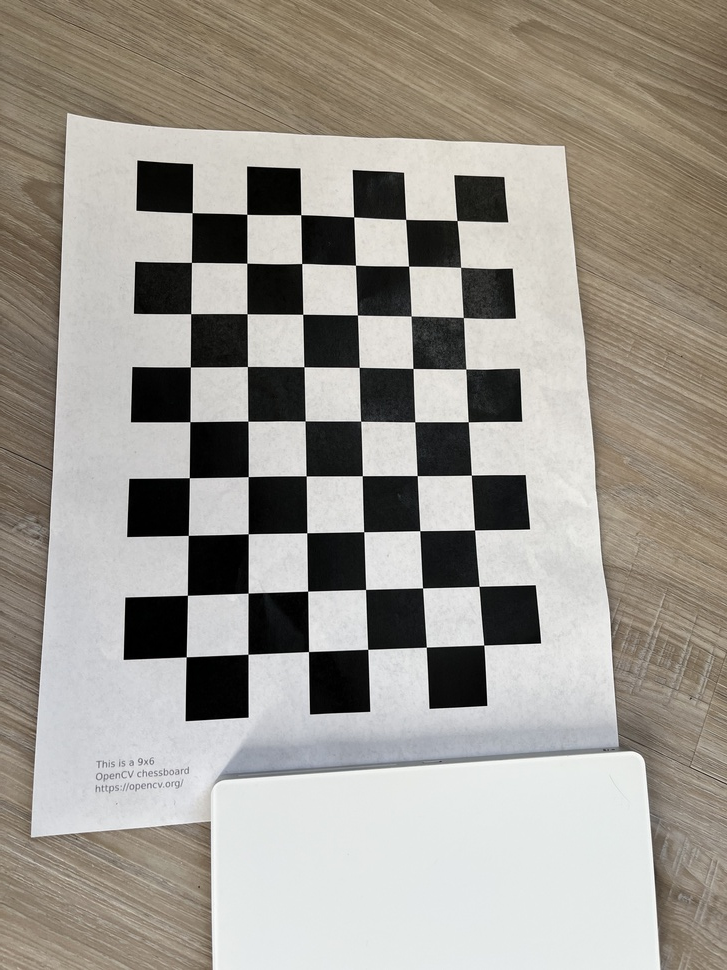
#> input picture samples/data/0EFA6E89-68CF-41DA-B5B8-2738FC1ADCEA.jpeg, 727 x 970 px, shrunk from 3024 x 4032 before the run
$ python calibrate.py ../data/0EFA6E89-68CF-41DA-B5B8-2738FC1ADCEA.jpeg
#> lines starting #> are read from the running program, lines starting #| are printed output that depends on the picture
#!/usr/bin/env python

'''
camera calibration for distorted images with chess board samples
reads distorted images, calculates the calibration and write undistorted images

usage:
    calibrate.py [--debug <output path>] [--square_size] [<image mask>]

default values:
    --debug:    ./output/
    --square_size: 1.0
    <image mask> defaults to ../data/left*.jpg
'''

# Python 2/3 compatibility
from __future__ import print_function

import numpy as np
import cv2 as cv

# local modules
from common import splitfn

# built-in modules
import os

def main():
    import sys
    import getopt
    from glob import glob

    args, img_mask = getopt.getopt(sys.argv[1:], '', ['debug=', 'square_size=', 'threads='])
    args = dict(args)
    args.setdefault('--debug', './output/')
    args.setdefault('--square_size', 1.0)
    args.setdefault('--threads', 4)
    if not img_mask:
        img_mask = '../data/Center??.jpg'  # default
    else:
        img_mask = img_mask[0]

    img_names = glob(img_mask)
    debug_dir = args.get('--debug')
    if debug_dir and not os.path.isdir(debug_dir):
        os.mkdir(debug_dir)
    square_size = float(args.get('--square_size'))

    pattern_size = (9, 6)
    pattern_points = np.zeros((np.prod(pattern_size), 3), np.float32)
    pattern_points[:, :2] = np.indices(pattern_size).T.reshape(-1, 2)
    pattern_points *= square_size

    obj_points = []
    img_points = []
    h, w = cv.imread(img_names[0], cv.IMREAD_GRAYSCALE).shape[:2]  # TODO: use imquery call to retrieve results
#> h = 970; w = 727

    def processImage(fn):
        print('processing %s... ' % fn)
        img = cv.imread(fn, 0)
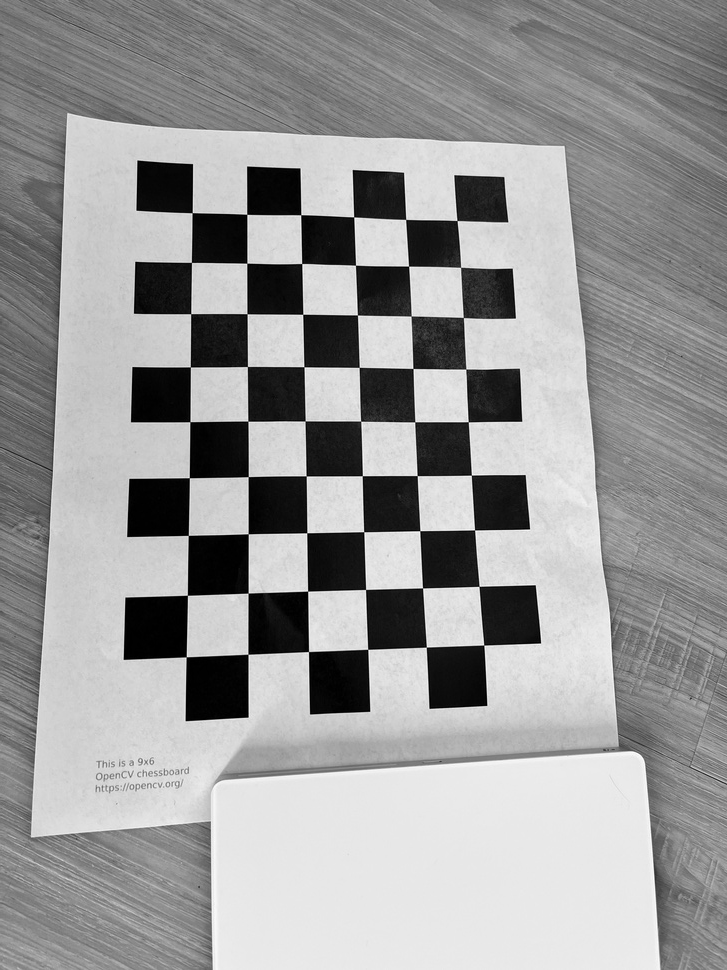
#> img: shape (970, 727); min 0, max 255, mean 153.1
        if img is None:
            print("Failed to load", fn)
            return None

        assert w == img.shape[1] and h == img.shape[0], ("size: %d x %d ... " % (img.shape[1], img.shape[0]))
        found, corners = cv.findChessboardCorners(img, pattern_size)
#> found = True; corners = 54 rows, first 8: [457, 220.6], [460.6, 267.4], [463.3, 317.5], [465.7, 369.1], [468.3, 421.7], [471.3, 475.1], [474.7, 529.9], [478.9, 586.3]
        if found:
            term = (cv.TERM_CRITERIA_EPS + cv.TERM_CRITERIA_COUNT, 30, 0.1)
            cv.cornerSubPix(img, corners, (5, 5), (-1, -1), term)

        if debug_dir:
            vis = cv.cvtColor(img, cv.COLOR_GRAY2BGR)
            cv.drawChessboardCorners(vis, pattern_size, corners, found)
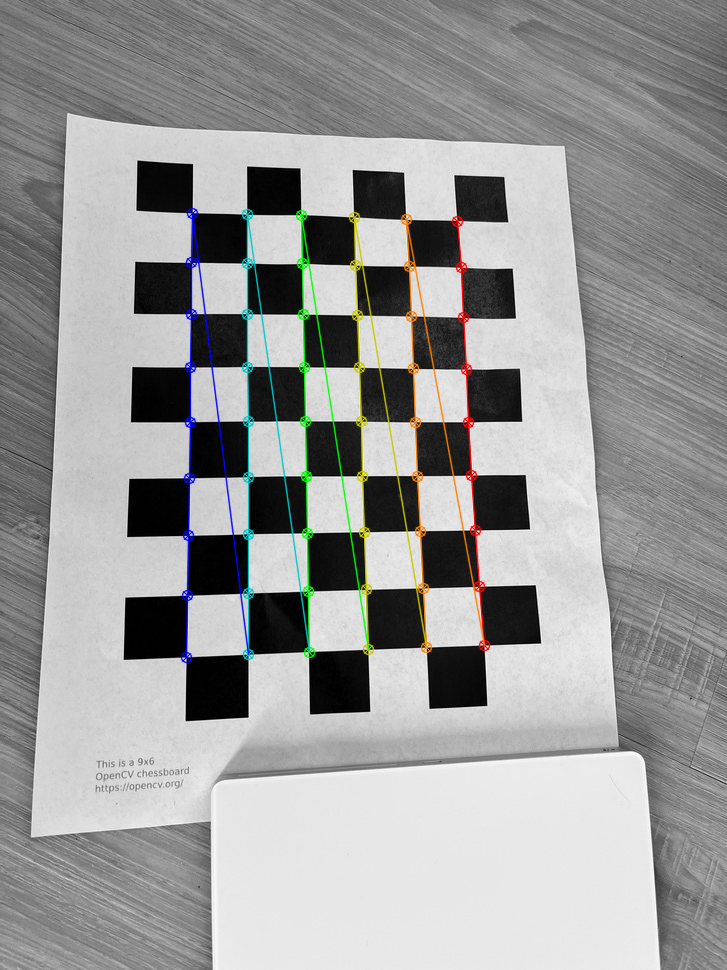
#> vis: shape (970, 727, 3); mean B, G, R 152.6, 153.4, 153
            _path, name, _ext = splitfn(fn)
            outfile = os.path.join(debug_dir, name + '_chess.png')
            cv.imwrite(outfile, vis)

        if not found:
            print('chessboard not found')
            return None

        print('           %s... OK' % fn)
        return (corners.reshape(-1, 2), pattern_points)

    threads_num = int(args.get('--threads'))
    if threads_num <= 1:
        chessboards = [processImage(fn) for fn in img_names]
    else:
        print("Run with %d threads..." % threads_num)
        from multiprocessing.dummy import Pool as ThreadPool
        pool = ThreadPool(threads_num)
        chessboards = pool.map(processImage, img_names)

    chessboards = [x for x in chessboards if x is not None]
    for (corners, pattern_points) in chessboards:
        img_points.append(corners)
        obj_points.append(pattern_points)

    # calculate camera distortion
    rms, camera_matrix, dist_coefs, _rvecs, _tvecs = cv.calibrateCamera(obj_points, img_points, (w, h), None, None)

    print("\nRMS:", rms)
    print("camera matrix:\n", camera_matrix)
    print("distortion coefficients: ", dist_coefs.ravel())

    # undistort the image with the calibration
    print('')
    for fn in img_names if debug_dir else []:
        _path, name, _ext = splitfn(fn)
        img_found = os.path.join(debug_dir, name + '_chess.png')
        outfile = os.path.join(debug_dir, name + '_undistorted.png')

        img = cv.imread(img_found)
        if img is None:
            continue

        h, w = img.shape[:2]
        newcameramtx, roi = cv.getOptimalNewCameraMatrix(camera_matrix, dist_coefs, (w, h), 1, (w, h))

        dst = cv.undistort(img, camera_matrix, dist_coefs, None, newcameramtx)

        # crop and save the image
        x, y, w, h = roi
        dst = dst[y:y+h, x:x+w]

        print('Undistorted image written to: %s' % outfile)
        cv.imwrite(outfile, dst)

    print('Done')


if __name__ == '__main__':
    print(__doc__)
    main()
#> (the call stopped at in processImage, `_path, name, _ext = splitfn(fn)`: common is not available in this run)
    cv.destroyAllWindows()

$ run again, on samples/data/2AE5E2E4-856E-4126-83D2-276D428B5B7E.jpeg
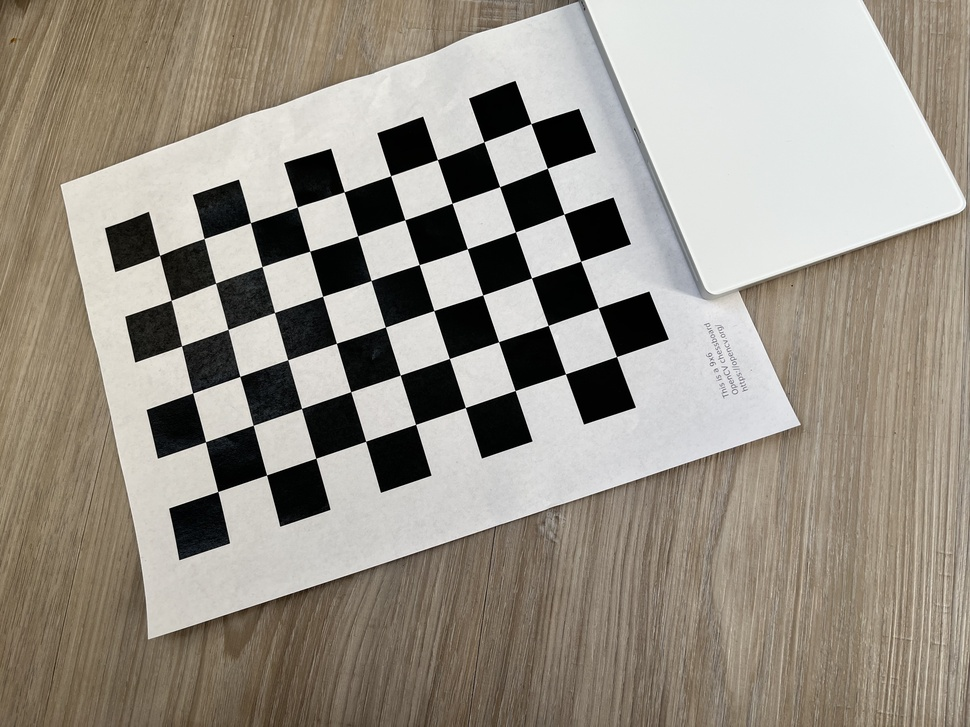
#> input picture samples/data/2AE5E2E4-856E-4126-83D2-276D428B5B7E.jpeg, 970 x 727 px, shrunk from 4032 x 3024 before the run
#> h = 727; w = 970
#> in processImage, `img = cv.imread(fn, 0)`:
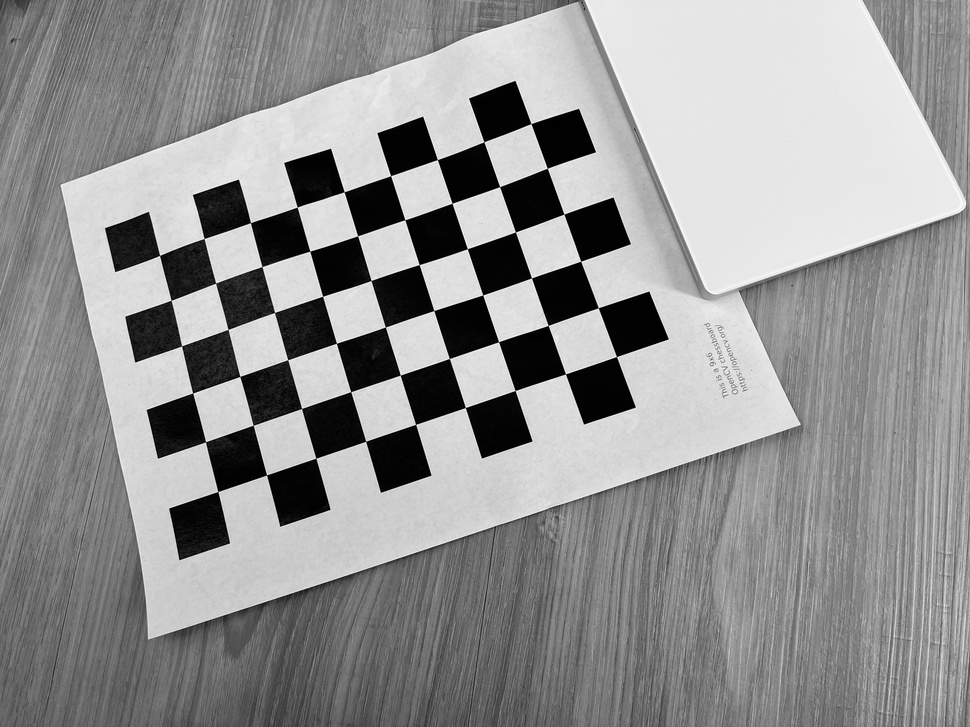
#> img: shape (727, 970); min 0, max 255, mean 146.8
#> found = True; corners = 54 rows, first 8: [159.6, 255.4], [204.1, 238.5], [250.5, 222.6], [297.2, 207.1], [344.1, 191.8], [390.6, 175.7], [437.4, 159.6], [483.9, 141.8]
#> in processImage, `cv.drawChessboardCorners(vis, pattern_size, corners, found)`:
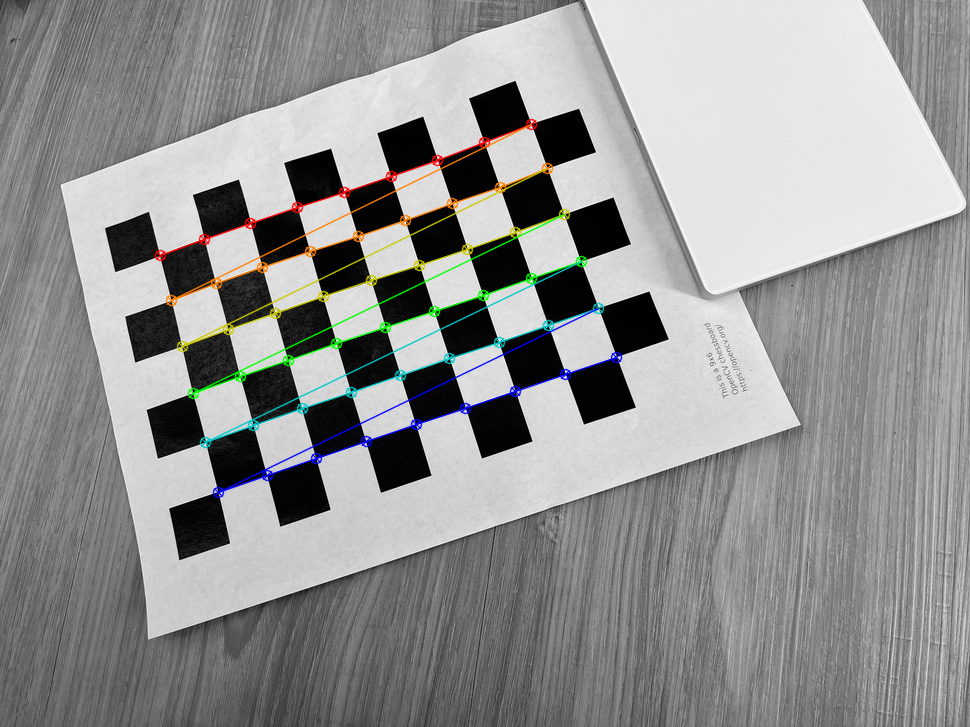
#> vis: shape (727, 970, 3); mean B, G, R 146.4, 147.1, 146.7

$ run again, on samples/data/3AC5FC04-A0DA-4B94-8249-E0ECC7AD8810.jpeg
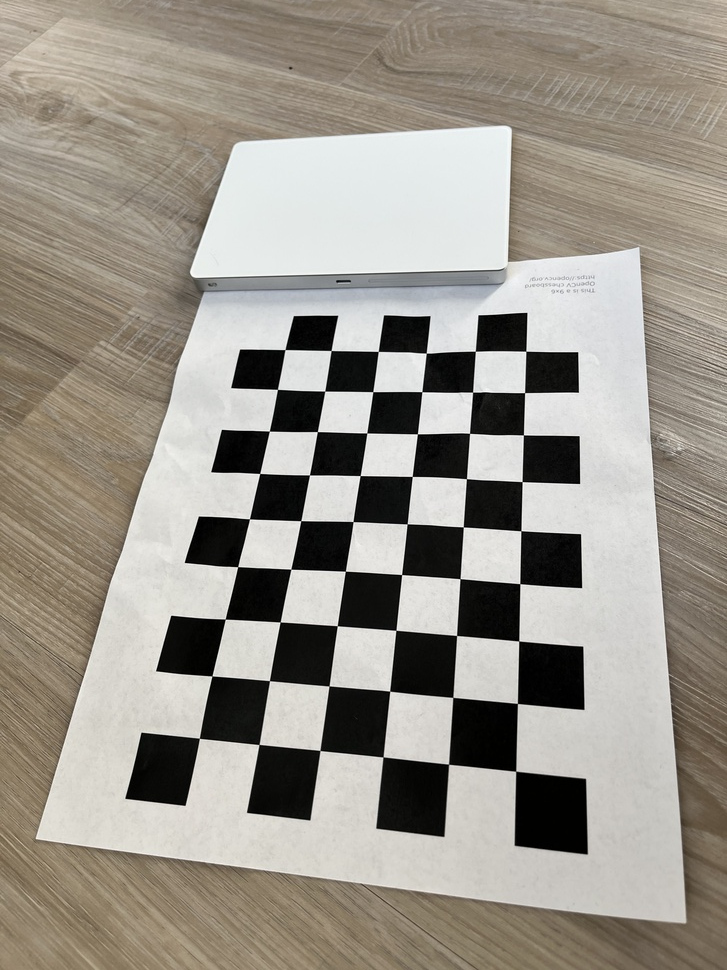
#> input picture samples/data/3AC5FC04-A0DA-4B94-8249-E0ECC7AD8810.jpeg, 727 x 970 px, shrunk from 3024 x 4032 before the run
#> h = 970; w = 727
#> in processImage, `img = cv.imread(fn, 0)`:
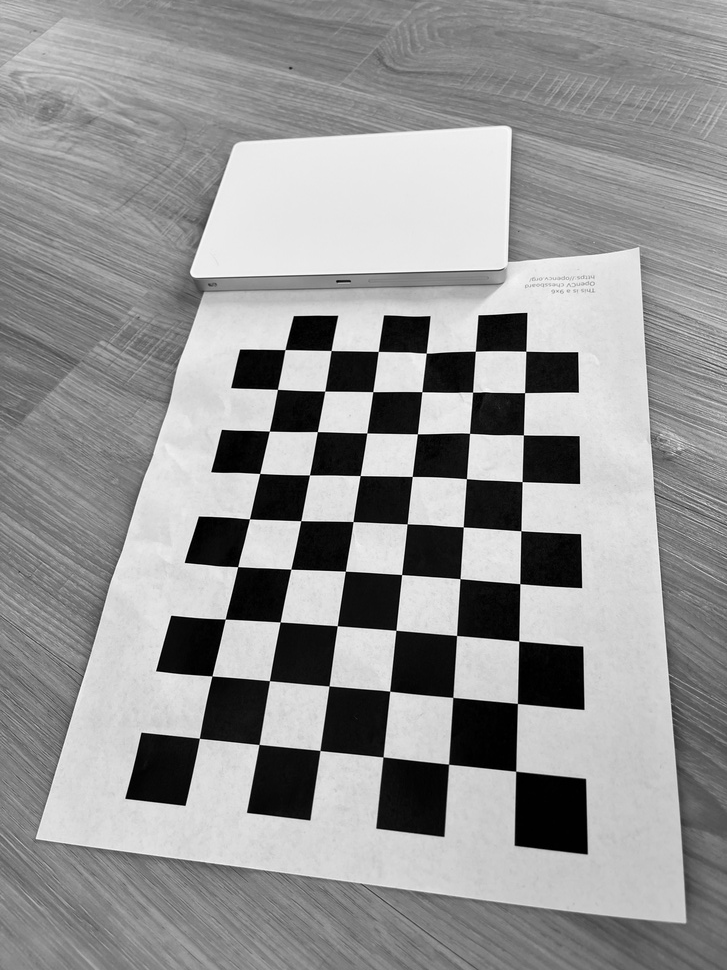
#> img: shape (970, 727); min 0, max 255, mean 148.6
#> found = True; corners = 54 rows, first 8: [199.3, 738.3], [212, 675.9], [225.2, 619.1], [237.6, 566.6], [249.4, 518.8], [259.7, 473.5], [269.3, 431.1], [277.5, 389.4]
#> in processImage, `cv.drawChessboardCorners(vis, pattern_size, corners, found)`:
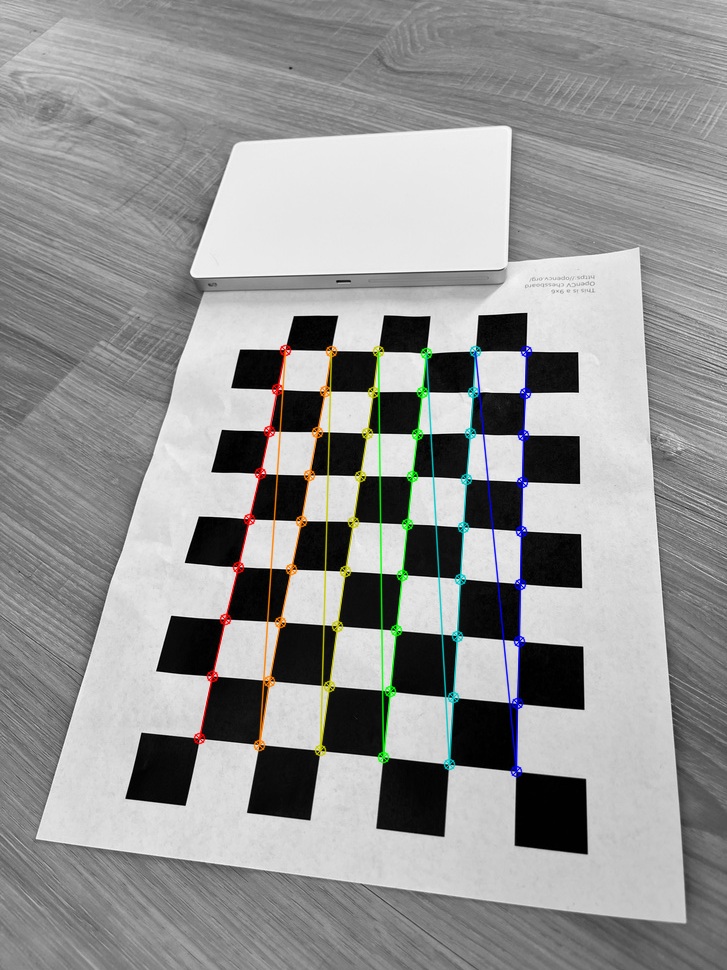
#> vis: shape (970, 727, 3); mean B, G, R 148.1, 148.8, 148.4

$ run again, on samples/data/4220BC6F-E5A2-48A7-8236-F447AC4E43B7.jpeg
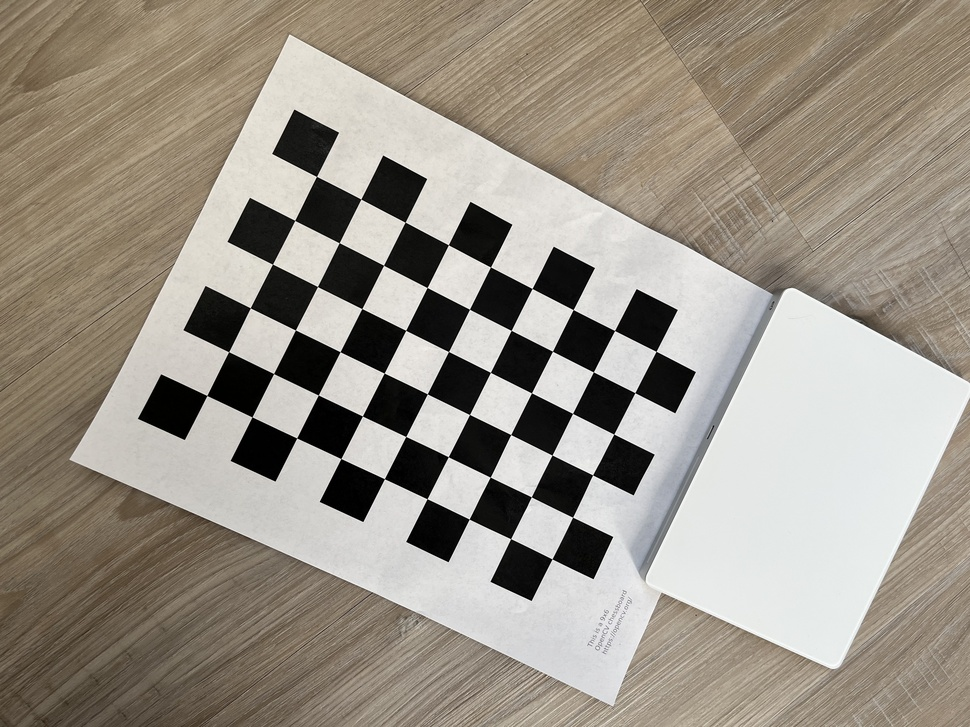
#> input picture samples/data/4220BC6F-E5A2-48A7-8236-F447AC4E43B7.jpeg, 970 x 727 px, shrunk from 4032 x 3024 before the run
#> h = 727; w = 970
#> in processImage, `img = cv.imread(fn, 0)`:
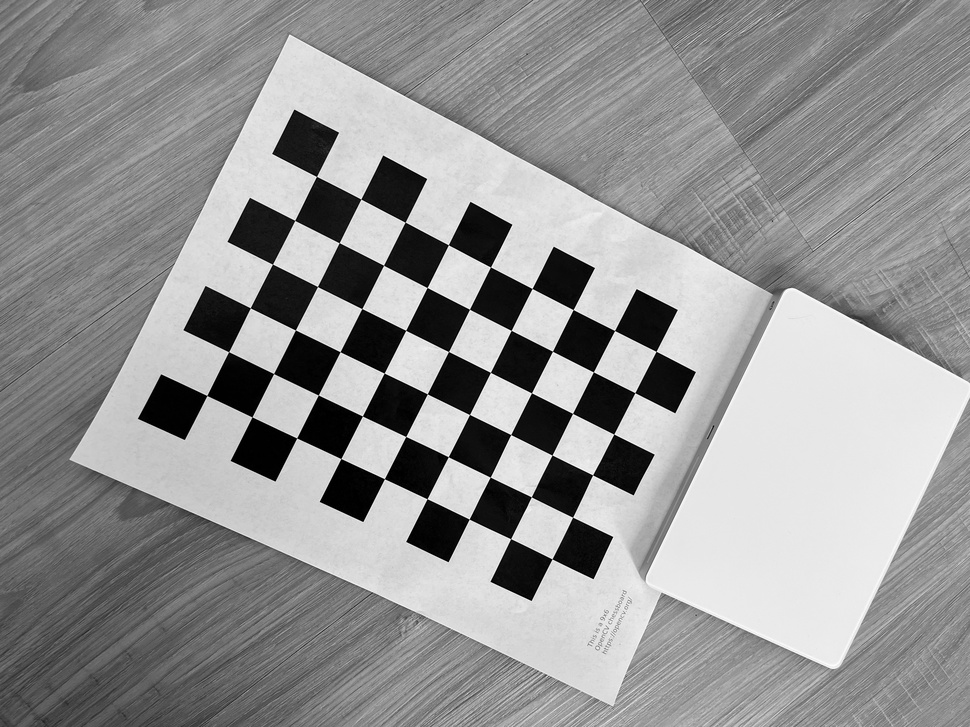
#> img: shape (727, 970); min 0, max 255, mean 147.9
#> found = True; corners = 54 rows, first 8: [316.5, 176.4], [360.8, 199.1], [405.1, 222.2], [448.4, 244.8], [490.5, 267], [532, 288.5], [573.2, 309.6], [614.6, 330.5]
#> in processImage, `cv.drawChessboardCorners(vis, pattern_size, corners, found)`:
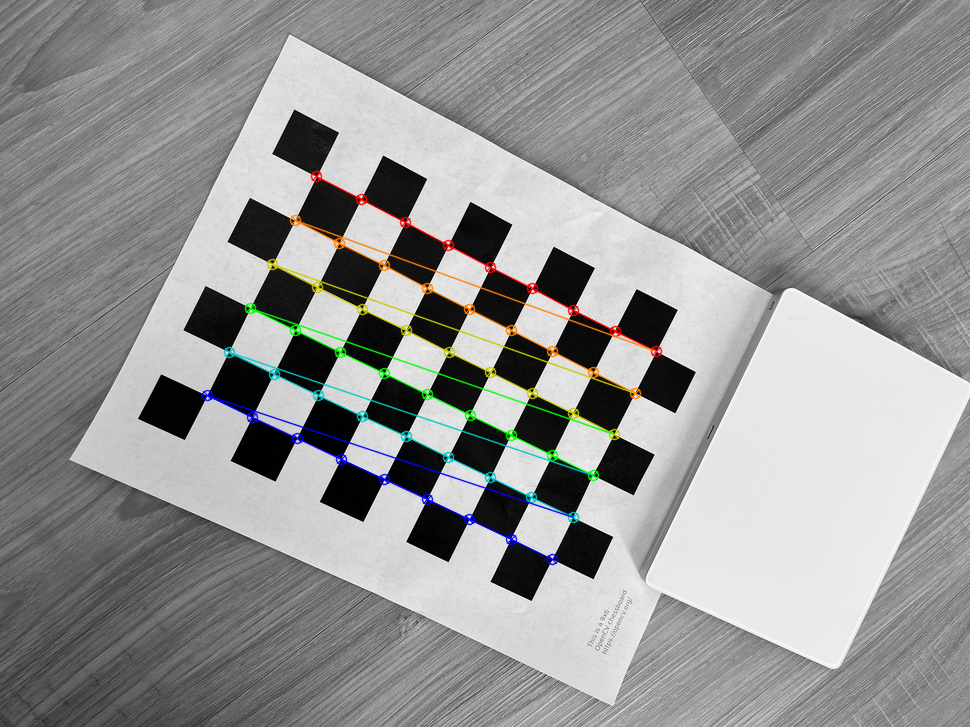
#> vis: shape (727, 970, 3); mean B, G, R 147.5, 148.2, 147.9
